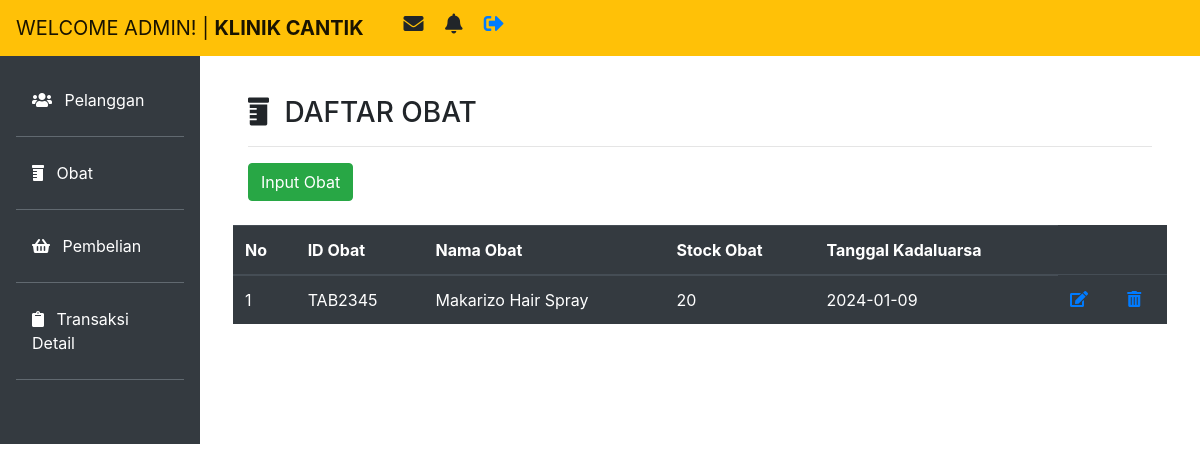
Screenshot of /views/obat.php with the database file from the repository.
### tables this page shows
CREATE TABLE `aobat` (
  `id_obat` varchar(15) NOT NULL,
  `nama_obat` varchar(50) DEFAULT NULL,
  `stock` int(20) DEFAULT NULL,
  `tanggal_kdlswr` date DEFAULT NULL
);

### views/obat.php (the view, shortened to what this page needs)
<!doctype html>
<html lang="en">
  <head>
    <link rel="stylesheet" href="https://stackpath.bootstrapcdn.com/bootstrap/4.4.1/css/bootstrap.min.css">
    <link rel="stylesheet" href="css/admin.css">
    <link rel="stylesheet" href="fontawesome-free/css/all.min.css">
  </head>
  <body>
    <nav class="navbar navbar-expand-lg navbar-light bg-warning fixed-top">
        <a class="navbar-brand" href="#">WELCOME ADMIN! | <b>KLINIK CANTIK</b></a>
          <div class="icon ml-4">
            <h5>
              <i class="fas fa-envelope mr-3" data-toggle="tooltip" title="Surat Masuk"></i>
              <i class="fas fa-bell mr-3" data-toggle="tooltip" title="Notifikasi"></i>
              <a href="form_login.php"><i class="fas fa-sign-out-alt mr-3" data-toggle="tooltip" title="Sign Out"></i></a>
            </h5>
          </div>
      </nav>
      <div class="row no-gutters mt-5">
        <div class="col-md-2 bg-dark mt-2 pr-3 pt-4">
        <ul class="nav flex-column ml-3 mb-5">
          <li class="nav-item">
            <a class="nav-link text-white" href="pelanggan.php"> <i class="fas fa-users mr-2"></i> Pelanggan </a> <hr class="bg-secondary">
          </li>
          <li class="nav-item">
            <a class="nav-link text-white" href="obat.php"><i class="fas fa-prescription-bottle mr-2"></i> Obat </a> <hr class="bg-secondary">
          </li>
          <li class="nav-item">
            <a class="nav-link text-white" href="transaksi.php"><i class="fas fa-shopping-basket mr-2"></i> Pembelian</a> <hr class="bg-secondary">
          </li>
          <li class="nav-item">
            <a class="nav-link text-white" href="transaksidetail.php"><i class="fas fa-clipboard mr-2"></i></i> Transaksi Detail </a> <hr class="bg-secondary">
          </li>
        </ul>
        </div>
        <div class="col-md-10 p-5 pt-2">
          <h3><i class="fas fa-prescription-bottle mr-2"></i> DAFTAR OBAT</h3><hr>
          <a href="inputobat.php" class="btn btn-success">Input Obat</a> <br></br>
          <div class="row text-white">
          <table class="table table-dark">
            <thead>
                <tr>
                    <th scope="col">No</th>
                    <th scope="col">ID Obat</th>
                    <th scope="col">Nama Obat</th>
                    <th scope="col">Stock Obat</th>
                    <th scope="col">Tanggal Kadaluarsa</th>
                </tr>
            </thead>
            <tbody>
              <?php
                    include "koneksi.php";
                    $query  = mysqli_query($koneksi_db,"select *from aobat order by id_obat");
                    $no = 1;
                    while ($data=mysqli_fetch_array($query)) {
              ?>
              <tr class="odd gradeX">
                    <td><?php echo $no?></td>
                    <td><?php echo $data['id_obat'];?></td>
                    <td><?php echo $data['nama_obat'];?></td>
                    <td><?php echo $data['stock'];?></td>
                    <td><?php echo $data['tanggal_kdlswr'];?></td>
                    <td class="center"><a href="edit.php" ><i class="fas fa-edit"></i></a></td>
                    <td class="center"><a href="hapus_account.php"><i class="fas fa-trash-alt"></i></a></td>
              </tr>
              <?php $no++; }?>
            </tbody>
        </table>
          </div>
        </div>
      </div>
  </body>
</html>

### CSS/admin.css (style rules this page uses)
a { text-decoration: none; }

### rows the page displays
aobat: id_obat "TAB2345", nama_obat "Makarizo Hair Spray", stock "20", tanggal_kdlswr "2024-01-09"
